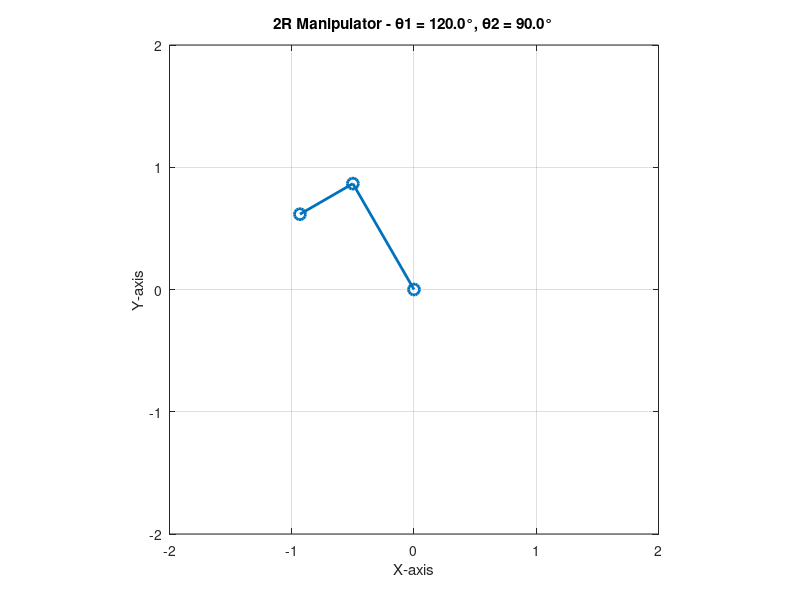

MATLAB code for this plot: (Note: this script raises an error after producing the figure.)
%--------------------------------------------------------------------------
% Forward Kinematics of 2R Robotic Manipulator with Animation   
% (Prepared By: Dr. Girish V. Lakhekar)
%---------------------------------------------------------------------------
% 
clc; clear; close all;

% Link lengths
L1 = 1.0;  % Length of link 1
L2 = 0.5;  % Length of link 2

% Define range of joint angles (in degrees)
theta1_deg = linspace(0, 120, 10);
theta2_deg = linspace(0, 90, 50);

% Convert to radians
theta1 = deg2rad(theta1_deg);
theta2 = deg2rad(theta2_deg);

% Initialize video frame counter
ct = 1;

% Create figure before loop
figure;

% Loop through joint angles
for i = 1:length(theta1)
    for j = 1:length(theta2)
        % Use scalar angles from loop
        THETA1 = theta1(i);
        THETA2 = theta2(j);

        % Joint positions
        x0 = 0; y0 = 0;
        x1 = L1 * cos(THETA1);
        y1 = L1 * sin(THETA1);
        x2 = x1 + L2 * cos(THETA1 + THETA2);
        y2 = y1 + L2 * sin(THETA1 + THETA2);

        % Plot the manipulator
        clf;
        plot([x0 x1 x2], [y0 y1 y2], '-o', 'LineWidth', 2, 'MarkerSize', 8);
        axis equal;
        grid on;
        xlabel('X-axis');
        ylabel('Y-axis');
        title(sprintf('2R Manipulator - θ1 = %.1f°, θ2 = %.1f°', rad2deg(THETA1), rad2deg(THETA2)));
        xlim([-2 2]);
        ylim([-2 2]);

        pause(0.01);
        M(ct) = getframe(gcf);
        ct = ct + 1;
    end
end

% Save as video
videoFile = VideoWriter('forward_kinematics.avi', 'Uncompressed AVI');
open(videoFile);
writeVideo(videoFile, M);
close(videoFile);
